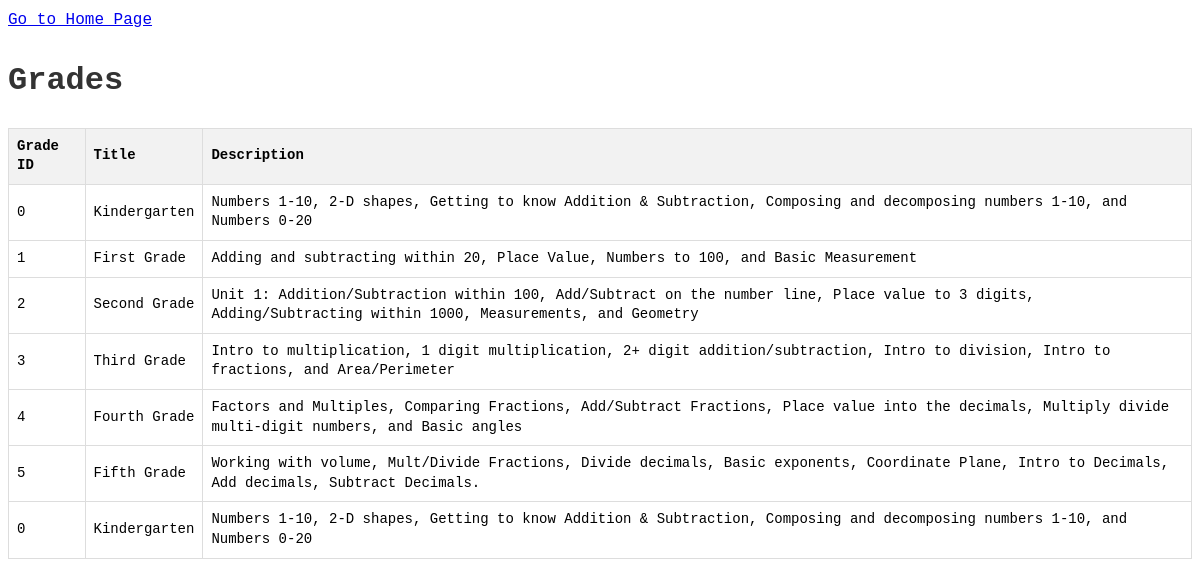
Page /all-grades/ on the earlier database version.
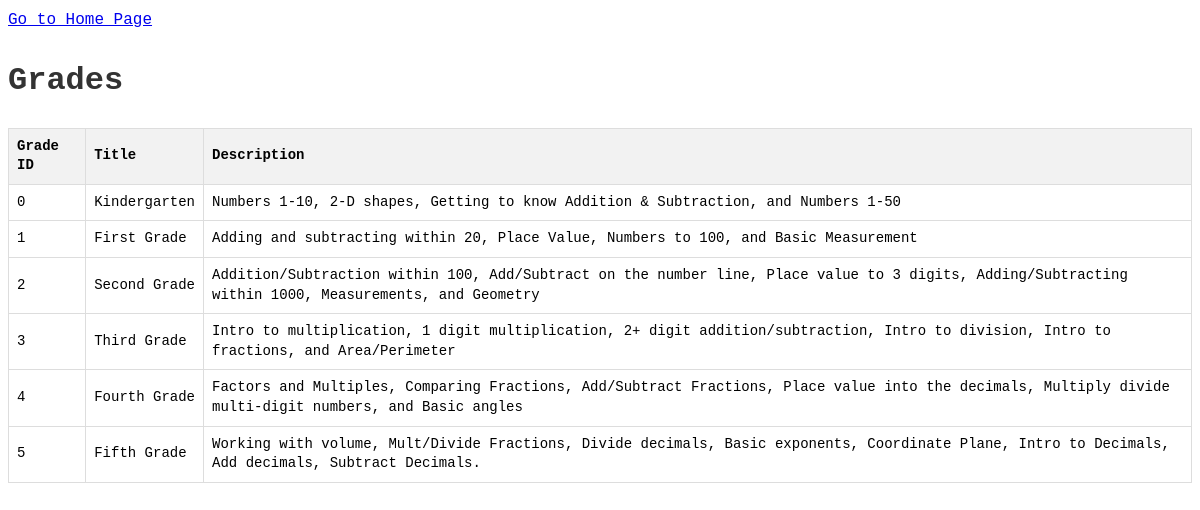
Same page on the later database version.
### app/models.py (models this page shows, shortened)
class Grade(models.Model):
    grade_id = models.IntegerField(default=1)
    title = models.CharField(max_length=255)
    description = models.TextField()
    units = models.ManyToManyField('Unit', related_name='grades')

### app/views.py (the view)
# urls.py: path('all-grades/', grades, name="all_grades"),
def grades(request):
    grades = Grade.objects.all()
    return render(request, 'grades.html', {'grades': grades})

### app/templates/grades.html (shortened to what this page needs)
{% load static %}
<!DOCTYPE html>
<html lang="en">
<head>
    <link rel="stylesheet" type="text/css" href="{% static 'css/styles.css' %}">
</head>
<body>
    <a href="{% url 'home' %}">Go to Home Page</a>
    <h1>Grades</h1>
    <table border="1">
        <thead>
            <tr>
                <th>Grade ID</th>
                <th>Title</th>
                <th>Description</th>
            </tr>
        </thead>
        <tbody>
            {% for grade in grades %}
                <tr>
                    <td>{{ grade.grade_id }}</td>
                    <td>{{ grade.title }}</td>
                    <td>{{ grade.description }}</td>
                </tr>
            {% endfor %}
        </tbody>
    </table>
</body>
</html>

### app/static/css/styles.css (style rules this page uses)
body { font-family: 'Menlo', 'Monaco', 'Courier New', monospace; font-size: 16px; line-height: 1.6; }
h1 { color: #333; }
table { width: 100%; border-collapse: collapse; margin-top: 20px; }
th, td { border: 1px solid #ddd; padding: 8px; text-align: left; font-family: 'Menlo', 'Monaco', 'Courier New', monospace; font-size: 14px; line-height: 1.4; }
th { background-color: #f2f2f2; }

Differences in the rows shown:
removed Grade: grade_id "0", title "Kindergarten", description "Numbers 1-10, 2-D shapes, Getting to know Addition & Subtraction, Composing and decomposing numbers 1-10, and Numbers 0-20"
removed Grade: grade_id "2", title "Second Grade", description "Unit 1: Addition/Subtraction within 100, Add/Subtract on the number line, Place value to 3 digits, Adding/Subtracting within 1000, Measurements, and Geometry"
removed Grade: grade_id "0", title "Kindergarten", description "Numbers 1-10, 2-D shapes, Getting to know Addition & Subtraction, Composing and decomposing numbers 1-10, and Numbers 0-20"
added Grade: grade_id "0", title "Kindergarten", description "Numbers 1-10, 2-D shapes, Getting to know Addition & Subtraction, and Numbers 1-50"
added Grade: grade_id "2", title "Second Grade", description "Addition/Subtraction within 100, Add/Subtract on the number line, Place value to 3 digits, Adding/Subtracting within 1000, Measurements, and Geometry"
